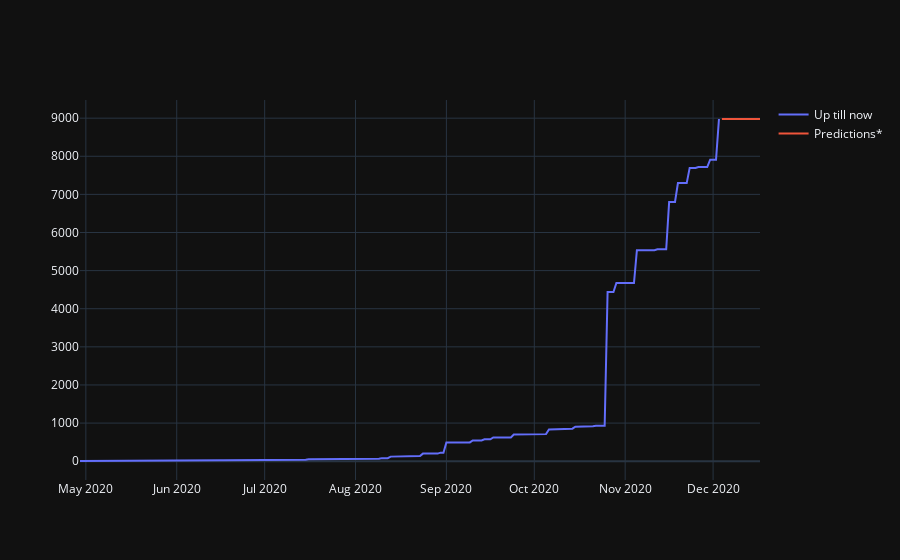

Here is the notebook cell this chart was saved with:
### Code cell
fig.show()

### Figure 1 — Plotly figure (JSON) as saved in the notebook; plotly's stock layout.template omitted (floating-point values rounded to 4 significant figures; data arrays with more than 128 entries replaced by an {"elided": "..."} marker saying what was removed)
{"data": [{"mode": "lines", "name": "Up till now", "type": "scatter", "x": {"elided": "219 str values"}, "y": {"elided": "219 int values"}}, {"mode": "lines", "name": "Predictions*", "type": "scatter", "x": ["2020-12-04T00:00:00", "2020-12-05T00:00:00", "2020-12-06T00:00:00", "2020-12-07T00:00:00", "2020-12-08T00:00:00", "2020-12-09T00:00:00", "2020-12-10T00:00:00", "2020-12-11T00:00:00", "2020-12-12T00:00:00", "2020-12-13T00:00:00", "2020-12-14T00:00:00", "2020-12-15T00:00:00", "2020-12-16T00:00:00", "2020-12-17T00:00:00"], "y": [8978, 8978, 8978, 8978, 8978, 8978, 8978, 8978, 8978, 8978, 8978, 8978, 8978, 8978]}], "layout": {}}
